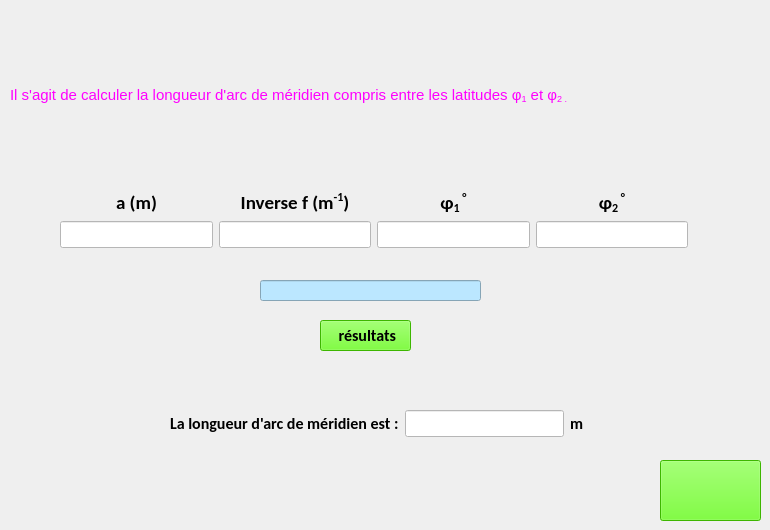
          <widget class="QWidget" name="tab_4_1">
           <attribute name="title">
            <string>Longueur d'un arc de méridien</string>
           </attribute>
           <widget class="QPushButton" name="PB_hp5">
            <property name="geometry">
             <rect>
              <x>660</x>
              <y>460</y>
              <width>101</width>
              <height>61</height>
             </rect>
            </property>
            <property name="font">
             <font>
              <weight>75</weight>
              <bold>true</bold>
             </font>
            </property>
            <property name="styleSheet">
             <string notr="true">background-color:rgb(85, 255, 0)</string>
            </property>
            <property name="text">
             <string/>
            </property>
            <property name="icon">
             <iconset>
              <normaloff>pictures/78-781325_next-button-clipart-panah-purple-next-button-png.png</normaloff>pictures/78-781325_next-button-clipart-panah-purple-next-button-png.png</iconset>
            </property>
            <property name="iconSize">
             <size>
              <width>50</width>
              <height>50</height>
             </size>
            </property>
           </widget>
           <widget class="QPushButton" name="PB_arc_meridien">
            <property name="geometry">
             <rect>
              <x>320</x>
              <y>320</y>
              <width>91</width>
              <height>31</height>
             </rect>
            </property>
            <property name="font">
             <font>
              <family>Calibri</family>
              <pointsize>12</pointsize>
              <weight>75</weight>
              <bold>true</bold>
             </font>
            </property>
            <property name="styleSheet">
             <string notr="true">background-color: rgb(85, 255, 0);</string>
            </property>
            <property name="text">
             <string> résultats</string>
            </property>
           </widget>
           <widget class="QLabel" name="label_94">
            <property name="geometry">
             <rect>
              <x>10</x>
              <y>80</y>
              <width>631</width>
              <height>31</height>
             </rect>
            </property>
            <property name="font">
             <font>
              <family>MS Shell Dlg 2</family>
              <pointsize>10</pointsize>
              <weight>50</weight>
              <italic>false</italic>
              <bold>false</bold>
             </font>
            </property>
            <property name="styleSheet">
             <string notr="true">font: 10pt &quot;MS Shell Dlg 2&quot;;</string>
            </property>
            <property name="text">
             <string>&lt;html&gt;&lt;head/&gt;&lt;body&gt;&lt;p&gt;&lt;span style=&quot; font-size:11pt; color:#ff00ff;&quot;&gt;Il s'agit de calculer la longueur d'arc de méridien compris entre les latitudes φ&lt;/span&gt;&lt;span style=&quot; font-size:11pt; color:#ff00ff; vertical-align:sub;&quot;&gt;1&lt;/span&gt;&lt;span style=&quot; font-size:11pt; color:#ff00ff;&quot;&gt; et φ&lt;/span&gt;&lt;span style=&quot; font-size:11pt; color:#ff00ff; vertical-align:sub;&quot;&gt;2 .&lt;/span&gt;&lt;/p&gt;&lt;/body&gt;&lt;/html&gt;</string>
            </property>
           </widget>
           <widget class="QLineEdit" name="cond7">
            <property name="geometry">
             <rect>
              <x>260</x>
              <y>280</y>
              <width>221</width>
              <height>21</height>
             </rect>
            </property>
            <property name="palette">
             <palette>
              <active>
               <colorrole role="WindowText">
                <brush brushstyle="SolidPattern">
                 <color alpha="255">
                  <red>255</red>
                  <green>0</green>
                  <blue>0</blue>
                 </color>
                </brush>
               </colorrole>
               <colorrole role="Button">
                <brush brushstyle="SolidPattern">
                 <color alpha="255">
                  <red>187</red>
                  <green>231</green>
                  <blue>255</blue>
                 </color>
                </brush>
               </colorrole>
               <colorrole role="Base">
                <brush brushstyle="SolidPattern">
                 <color alpha="255">
                  <red>187</red>
                  <green>231</green>
                  <blue>255</blue>
                 </color>
                </brush>
               </colorrole>
               <colorrole role="Window">
                <brush brushstyle="SolidPattern">
                 <color alpha="255">
                  <red>187</red>
                  <green>231</green>
                  <blue>255</blue>
                 </color>
                </brush>
               </colorrole>
              </active>
              <inactive>
               <colorrole role="WindowText">
                <brush brushstyle="SolidPattern">
                 <color alpha="255">
                  <red>255</red>
                  <green>0</green>
                  <blue>0</blue>
                 </color>
                </brush>
               </colorrole>
               <colorrole role="Button">
                <brush brushstyle="SolidPattern">
                 <color alpha="255">
                  <red>187</red>
                  <green>231</green>
                  <blue>255</blue>
                 </color>
                </brush>
               </colorrole>
               <colorrole role="Base">
                <brush brushstyle="SolidPattern">
                 <color alpha="255">
                  <red>187</red>
                  <green>231</green>
                  <blue>255</blue>
                 </color>
                </brush>
               </colorrole>
               <colorrole role="Window">
                <brush brushstyle="SolidPattern">
                 <color alpha="255">
                  <red>187</red>
                  <green>231</green>
                  <blue>255</blue>
                 </color>
                </brush>
               </colorrole>
              </inactive>
              <disabled>
               <colorrole role="WindowText">
                <brush brushstyle="SolidPattern">
                 <color alpha="255">
                  <red>120</red>
                  <green>120</green>
                  <blue>120</blue>
                 </color>
                </brush>
               </colorrole>
               <colorrole role="Button">
                <brush brushstyle="SolidPattern">
                 <color alpha="255">
                  <red>187</red>
                  <green>231</green>
                  <blue>255</blue>
                 </color>
                </brush>
               </colorrole>
               <colorrole role="Base">
                <brush brushstyle="SolidPattern">
                 <color alpha="255">
                  <red>187</red>
                  <green>231</green>
                  <blue>255</blue>
                 </color>
                </brush>
               </colorrole>
               <colorrole role="Window">
                <brush brushstyle="SolidPattern">
                 <color alpha="255">
                  <red>187</red>
                  <green>231</green>
                  <blue>255</blue>
                 </color>
                </brush>
               </colorrole>
              </disabled>
             </palette>
            </property>
            <property name="styleSheet">
             <string notr="true">border-color: rgb(255, 255, 255);
font: 10pt &quot;MS Shell Dlg 2&quot;;</string>
            </property>
           </widget>
           <widget class="QWidget" name="layoutWidget">
            <property name="geometry">
             <rect>
              <x>60</x>
              <y>190</y>
              <width>628</width>
              <height>58</height>
             </rect>
            </property>
            <layout class="QHBoxLayout" name="horizontalLayout_21">
             <item>
              <layout class="QVBoxLayout" name="verticalLayout_29">
               <item>
                <widget class="QLabel" name="label_88">
                 <property name="font">
                  <font>
                   <family>Calibri</family>
                   <pointsize>12</pointsize>
                   <weight>75</weight>
                   <italic>true</italic>
                   <bold>true</bold>
                  </font>
                 </property>
                 <property name="text">
                  <string>&lt;html&gt;&lt;head/&gt;&lt;body&gt;&lt;p align=&quot;center&quot;&gt;&lt;span style=&quot; font-size:14pt; font-style:normal;&quot;&gt;a (m)&lt;/span&gt;&lt;/p&gt;&lt;/body&gt;&lt;/html&gt;</string>
                 </property>
                </widget>
               </item>
               <item>
                <widget class="QLineEdit" name="a_arc_meridien">
                 <property name="font">
                  <font>
                   <family>Calibri</family>
                   <pointsize>12</pointsize>
                   <weight>50</weight>
                   <italic>false</italic>
                   <bold>false</bold>
                  </font>
                 </property>
                 <property name="styleSheet">
                  <string notr="true">background-color: rgb(255, 255, 255);
font: 12pt &quot;Calibri&quot;;</string>
                 </property>
                </widget>
               </item>
              </layout>
             </item>
             <item>
              <layout class="QVBoxLayout" name="verticalLayout_30">
               <item>
                <widget class="QLabel" name="label_89">
                 <property name="font">
                  <font>
                   <family>Calibri</family>
                   <pointsize>12</pointsize>
                   <weight>75</weight>
                   <italic>true</italic>
                   <bold>true</bold>
                  </font>
                 </property>
                 <property name="text">
                  <string>&lt;html&gt;&lt;head/&gt;&lt;body&gt;&lt;p align=&quot;center&quot;&gt;&lt;span style=&quot; font-size:14pt; font-style:normal;&quot;&gt;Inverse f (m&lt;/span&gt;&lt;span style=&quot; font-size:14pt; font-style:normal; vertical-align:super;&quot;&gt;-1&lt;/span&gt;&lt;span style=&quot; font-size:14pt; font-style:normal;&quot;&gt;)&lt;/span&gt;&lt;/p&gt;&lt;/body&gt;&lt;/html&gt;</string>
                 </property>
                </widget>
               </item>
               <item>
                <widget class="QLineEdit" name="invf_arc_meridien">
                 <property name="font">
                  <font>
                   <family>Calibri</family>
                   <pointsize>12</pointsize>
                   <weight>50</weight>
                   <italic>false</italic>
                   <bold>false</bold>
                  </font>
                 </property>
                 <property name="styleSheet">
                  <string notr="true">background-color: rgb(255, 255, 255);
font: 12pt &quot;Calibri&quot;;</string>
                 </property>
                </widget>
               </item>
              </layout>
             </item>
             <item>
              <layout class="QVBoxLayout" name="verticalLayout_31">
               <item>
                <widget class="QLabel" name="label_90">
                 <property name="font">
                  <font>
                   <family>Calibri</family>
                   <pointsize>12</pointsize>
                   <weight>75</weight>
                   <italic>true</italic>
                   <bold>true</bold>
                  </font>
                 </property>
                 <property name="text">
                  <string>&lt;html&gt;&lt;head/&gt;&lt;body&gt;&lt;p align=&quot;center&quot;&gt;&lt;span style=&quot; font-size:14pt; font-style:normal;&quot;&gt;φ&lt;/span&gt;&lt;span style=&quot; font-size:14pt; font-style:normal; vertical-align:sub;&quot;&gt;1 &lt;/span&gt;&lt;span style=&quot; font-size:14pt; font-style:normal; vertical-align:super;&quot;&gt;°&lt;/span&gt;&lt;/p&gt;&lt;/body&gt;&lt;/html&gt;</string>
                 </property>
                </widget>
               </item>
               <item>
                <widget class="QLineEdit" name="phi1_arc_meridien">
                 <property name="font">
                  <font>
                   <family>Calibri</family>
                   <pointsize>12</pointsize>
                   <weight>50</weight>
                   <italic>false</italic>
                   <bold>false</bold>
                  </font>
                 </property>
                 <property name="styleSheet">
                  <string notr="true">background-color: rgb(255, 255, 255);
font: 12pt &quot;Calibri&quot;;</string>
                 </property>
                </widget>
               </item>
              </layout>
             </item>
             <item>
              <layout class="QVBoxLayout" name="verticalLayout_32">
               <item>
                <widget class="QLabel" name="label_91">
                 <property name="font">
                  <font>
                   <family>Calibri</family>
                   <pointsize>12</pointsize>
                   <weight>75</weight>
                   <italic>true</italic>
                   <bold>true</bold>
                  </font>
                 </property>
                 <property name="text">
                  <string>&lt;html&gt;&lt;head/&gt;&lt;body&gt;&lt;p align=&quot;center&quot;&gt;&lt;span style=&quot; font-size:14pt; font-style:normal;&quot;&gt;φ&lt;/span&gt;&lt;span style=&quot; font-size:14pt; font-style:normal; vertical-align:sub;&quot;&gt;2&lt;/span&gt;&lt;span style=&quot; font-size:14pt; font-style:normal; vertical-align:super;&quot;&gt; °&lt;/span&gt;&lt;/p&gt;&lt;/body&gt;&lt;/html&gt;</string>
                 </property>
                </widget>
               </item>
               <item>
                <widget class="QLineEdit" name="phi2_arc_meridien">
                 <property name="font">
                  <font>
                   <family>Calibri</family>
                   <pointsize>12</pointsize>
                   <weight>50</weight>
                   <italic>false</italic>
                   <bold>false</bold>
                  </font>
                 </property>
                 <property name="styleSheet">
                  <string notr="true">background-color: rgb(255, 255, 255);
font: 12pt &quot;Calibri&quot;;</string>
                 </property>
                </widget>
               </item>
              </layout>
             </item>
            </layout>
           </widget>
           <widget class="QWidget" name="layoutWidget">
            <property name="geometry">
             <rect>
              <x>170</x>
              <y>410</y>
              <width>414</width>
              <height>27</height>
             </rect>
            </property>
            <layout class="QHBoxLayout" name="horizontalLayout_22">
             <item>
              <widget class="QLabel" name="label_93">
               <property name="font">
                <font>
                 <family>Calibri</family>
                 <pointsize>12</pointsize>
                 <weight>75</weight>
                 <italic>true</italic>
                 <bold>true</bold>
                </font>
               </property>
               <property name="text">
                <string>&lt;html&gt;&lt;head/&gt;&lt;body&gt;&lt;p&gt;&lt;span style=&quot; font-style:normal;&quot;&gt;La longueur d'arc de méridien est :&lt;/span&gt;&lt;/p&gt;&lt;/body&gt;&lt;/html&gt;</string>
               </property>
              </widget>
             </item>
             <item>
              <widget class="QLineEdit" name="arc_meridien">
               <property name="enabled">
                <bool>false</bool>
               </property>
               <property name="font">
                <font>
                 <family>Calibri</family>
                 <pointsize>12</pointsize>
                 <weight>50</weight>
                 <italic>false</italic>
                 <bold>false</bold>
                </font>
               </property>
               <property name="styleSheet">
                <string notr="true">background-color: rgb(255, 255, 255);
font: 12pt &quot;Calibri&quot;;</string>
               </property>
              </widget>
             </item>
             <item>
              <widget class="QLabel" name="label_92">
               <property name="font">
                <font>
                 <family>Calibri</family>
                 <pointsize>12</pointsize>
                 <weight>75</weight>
                 <italic>true</italic>
                 <bold>true</bold>
                </font>
               </property>
               <property name="text">
                <string>&lt;html&gt;&lt;head/&gt;&lt;body&gt;&lt;p&gt;&lt;span style=&quot; font-style:normal;&quot;&gt;m&lt;/span&gt;&lt;/p&gt;&lt;/body&gt;&lt;/html&gt;</string>
               </property>
              </widget>
             </item>
            </layout>
           </widget>
          </widget>
